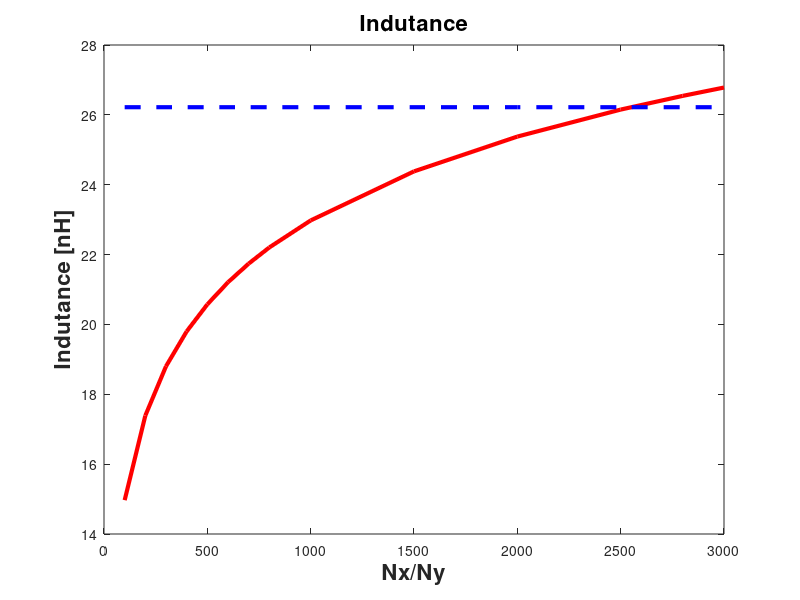
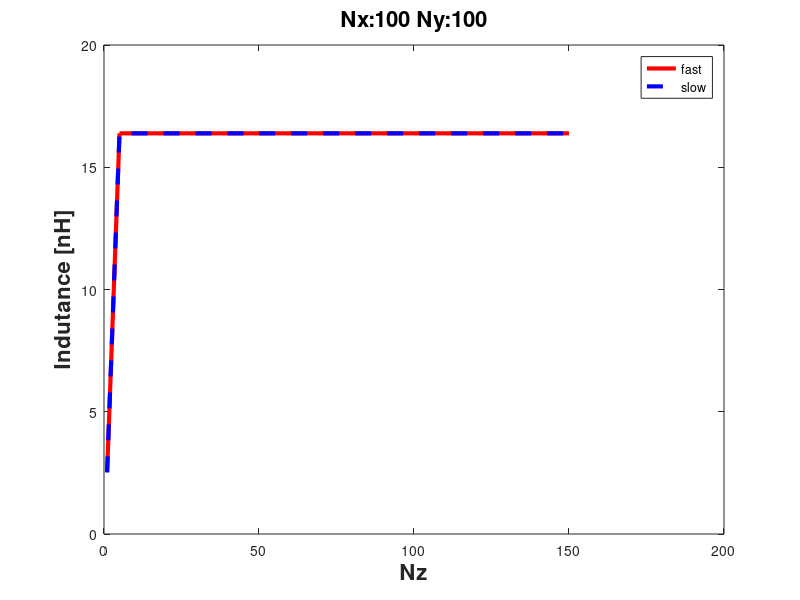

Source code (MATLAB) for these figures, in order:
% alexander moreno
% date: 07-08-2020 
%
% Create plots between fast and slow for indutance
% Create plots between the different number of points in x and y planes
% 
%%
% 
clear all; close all; clc;
% x-lower bound: -ri/2
% x-upper bound:  ri/2
% y-lower bound: -ri/2
% y-upper bound:  ri/2

% numSeg: 200
% Nx: 100
% Ny: 100
Nz100 = [1,2,3,5,50,100];
% fast
LF100  = [2.5094e-09, 14.969e-09, 14.969e-09, 14.969e-09,...
    14.969e-09, 14.969e-09];
tF100 = [0.124, 0.251, 0.291, 0.432, 4.73, 9.202]; % seconds
% slow
LS100 = [2.5094e-09, 14.969e-09, 14.969e-09, 14.969e-09,...
    14.969e-09, 14.969e-09];
tS100 = [0.397,0,0,1.236,11.53,22.77]; % seconds
% plots
n=1;
figure(n)
H = plot(Nz100,tF100, Nz100,tS100);
set(H(1),'color','r'); set(H(2),'color','b');
set(H,'linewidth',3);
set(H(2),'linestyle','--');
legend('fast','slow');
title('Nx:100 Ny:100','fontweight','bold','fontsize',16);
xlabel('Nz','fontweight','bold','fontsize',16);
ylabel('time[s]','fontweight','bold','fontsize',16);
n=n+1;
figure(n)
H = plot(Nz100,LF100./1e-9, Nz100,LS100./1e-9);
%H = loglog(Nz100,LF100./1e-9, Nz100,LS100./1e-9);
set(H(1),'color','r'); set(H(2),'color','b');
set(H,'linewidth',3);
set(H(2),'linestyle','--');
legend('fast','slow');
title('Nx:100 Ny:100','fontweight','bold','fontsize',16);
xlabel('Nz','fontweight','bold','fontsize',16);
ylabel('Indutance [nH]','fontweight','bold','fontsize',16);
%%
clear all; close all; clc;
% x-lower bound: -ri/2
% x-upper bound:  ri/2
% y-lower bound: -ri/2
% y-upper bound:  ri/2
% numSeg: 200
% Nx: 150
% Ny: 150
Nz150 = [1,5,50,100,150];
% fast
LF150 = [2.5225e-09, 16.387e-9, 16.387e-9, 16.387e-9, 16.387e-9];
tF150 = [0.215, 0.82, 10.45, 20.68, 30.72];
% slow
LS150 = [2.5225e-09, 16.387e-9, 16.387e-9, 16.387e-9, 16.387e-9];
tSl50 = [0.82, 2.62, 25.7, 51.49, 76.95];
n=1;
figure(n)
H = plot(Nz150,tF150, Nz150,tSl50);
set(H(1),'color','r'); set(H(2),'color','b');
set(H,'linewidth',3);
set(H(2),'linestyle','--');
legend('fast','slow');
title('Nx:100 Ny:100','fontweight','bold','fontsize',16);
xlabel('Nz','fontweight','bold','fontsize',16);
ylabel('time[s]','fontweight','bold','fontsize',16);
n=n+1;
figure(n)
H = plot(Nz150,LF150./1e-9, Nz150,LS150./1e-9);
%H = loglog(Nz100,LF100./1e-9, Nz100,LS100./1e-9);
set(H(1),'color','r'); set(H(2),'color','b');
set(H,'linewidth',3);
set(H(2),'linestyle','--');
legend('fast','slow');
title('Nx:100 Ny:100','fontweight','bold','fontsize',16);
xlabel('Nz','fontweight','bold','fontsize',16);
ylabel('Indutance [nH]','fontweight','bold','fontsize',16);

%%
clear all; close all; clc;
% x-lower bound: -ri/2
% x-upper bound:  ri/2
% y-lower bound: -ri/2
% y-upper bound:  ri/2
N = [100,200,300,...
    400,500,600,...
    700,800,1000,...
    1500,2000,2500,...
    2800,3000];
L = [14.969e-9, 17.39e-9, 18.801e-9,...
    19.8e-9, 20.574e-9,21.207e-9,...
    21.741e-9,22.204e-9,22.977e-9,...
    24.382e-9,25.378e-09,26.151e-09,... 
    26.543e-9, 26.782e-9];
Lmax = 26.219*ones(1,14);
n=1;
figure(n)
H = plot(N,L./1e-9, N,Lmax);
set(H(1),'color','r'); set(H(2),'color','b');
set(H(2),'linestyle','--');
set(H,'linewidth',3);
title('Indutance','fontweight','bold','fontsize',16);
xlabel('Nx/Ny','fontweight','bold','fontsize',16);
ylabel('Indutance [nH]','fontweight','bold','fontsize',16);

